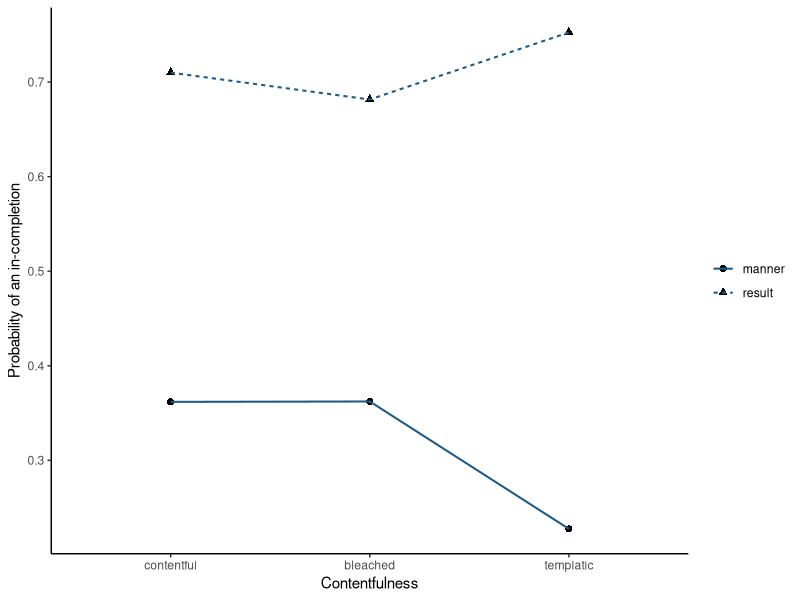

This figure's R source:
## ---- chunk 1
#| label: fit-multiple-logistic
#| echo: true
st <- read.csv("data/supertelicity/supertelicity-cloze.csv")
st$verb_type <- factor(st$verb_type, levels = c("manner", "result"))
st$contentfulness <- factor(st$contentfulness,
                            levels = c("contentful", "bleached", "templatic"))
additive <- glm(prep_in ~ verb_type + contentfulness, binomial(), st)
interaction <- glm(prep_in ~ verb_type * contentfulness, binomial(), st)
cells <- aggregate(prep_in ~ verb_type + contentfulness, st, mean)
cells$n <- as.integer(table(st$verb_type, st$contentfulness))
cells$additive <- predict(additive, newdata = cells, type = "response")
cells$interaction <- predict(interaction, newdata = cells, type = "response")
cells
## ---- chunk 2
#| label: plot-multiple-logistic
#| echo: true
library(ggplot2)
ggplot(cells, aes(contentfulness, prep_in, shape = verb_type, group = verb_type)) +
  geom_point(size = 2.1) +
  geom_line(aes(y = interaction, linetype = verb_type),
            color = "#1F5A85", linewidth = .7) +
  labs(x = "Contentfulness", y = "Probability of an in-completion",
       shape = NULL, linetype = NULL) +
  theme_classic()
## ---- chunk 3
#| label: compare-multiple-logistic
#| echo: true
anova(additive, interaction, test = "Chisq")
